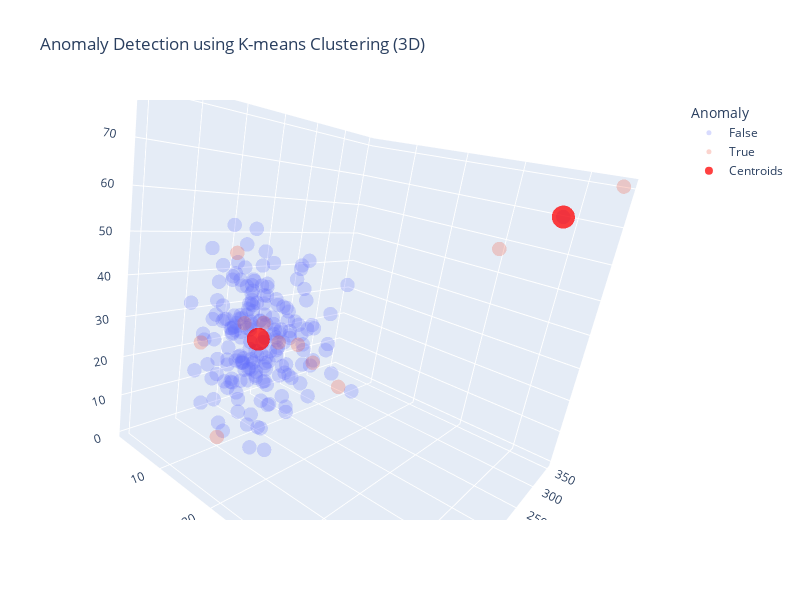

Source (notebook cell):
### Code cell
fig = px.scatter_3d(df, x='Amount', y='Duration', z='Frequency', 
                    color='Anomaly', 
                    title='Anomaly Detection using K-means Clustering (3D)',
                    opacity=0.25)
fig.update_traces(marker=dict(size=5))
fig.update_layout(width=800, height=600)  # Adjust width and height as needed
fig.add_trace(
    go.Scatter3d(x=kmeans_3d.cluster_centers_[:, 0], y=kmeans_3d.cluster_centers_[:, 1], z=kmeans_3d.cluster_centers_[:, 2], 
                 mode='markers', 
                 marker=dict(size=8, color='red', opacity=0.75), 
                 name='Centroids'))
fig.show()

### Figure 1 — Plotly figure (JSON) as saved in the notebook; plotly's stock layout.template omitted (floating-point values rounded to 4 significant figures; data arrays with more than 128 entries replaced by an {"elided": "..."} marker saying what was removed)
{"data": [{"hovertemplate": "Anomaly=False<br>Amount=%{x}<br>Duration=%{y}<br>Frequency=%{z}<extra></extra>", "legendgroup": "False", "marker": {"color": "#636efa", "opacity": 0.25, "size": 5, "symbol": "circle"}, "mode": "markers", "name": "False", "scene": "scene", "showlegend": true, "type": "scatter3d", "x": {"elided": "192 float values"}, "y": {"elided": "192 float values"}, "z": {"elided": "192 float values"}}, {"hovertemplate": "Anomaly=True<br>Amount=%{x}<br>Duration=%{y}<br>Frequency=%{z}<extra></extra>", "legendgroup": "True", "marker": {"color": "#EF553B", "opacity": 0.25, "size": 5, "symbol": "circle"}, "mode": "markers", "name": "True", "scene": "scene", "showlegend": true, "type": "scatter3d", "x": [146.0, 150.5, 71.04, 68.32, 141.5, 141.8, 148.1, 50.01, 66.14, 250, 350], "y": [26.37, 24.69, 8.012, 37.6, 23.11, 28.6, 29.42, 52.91, 29.02, 60, 80], "z": [12.67, 18.69, 14.64, 17.57, 24.43, 16.73, 9.043, 18.13, 10.77, 35, 45]}, {"marker": {"color": "red", "opacity": 0.75, "size": 8}, "mode": "markers", "name": "Centroids", "type": "scatter3d", "x": [104.0, 300], "y": [30.62, 70], "z": [14.8, 40]}], "layout": {"dragmode": "zoom", "height": 600, "legend": {"title": {"text": "Anomaly"}, "tracegroupgap": 0}, "scene": {"aspectmode": "auto", "aspectratio": {"x": 1, "y": 1, "z": 1}, "camera": {"center": {"x": -0.04549, "y": -0.000849, "z": 0.01797}, "eye": {"x": -1.245, "y": 0.3861, "z": 0.7723}, "projection": {"type": "perspective"}, "up": {"x": 0.1188, "y": 0.9474, "z": -0.2971}}, "domain": {"x": [0, 1], "y": [0, 1]}, "dragmode": "orbit", "xaxis": {"title": {"text": "Amount"}, "type": "linear"}, "yaxis": {"title": {"text": "Duration"}, "type": "linear"}, "zaxis": {"title": {"text": "Frequency"}, "type": "linear"}}, "title": {"text": "Anomaly Detection using K-means Clustering (3D)"}, "width": 800}}
